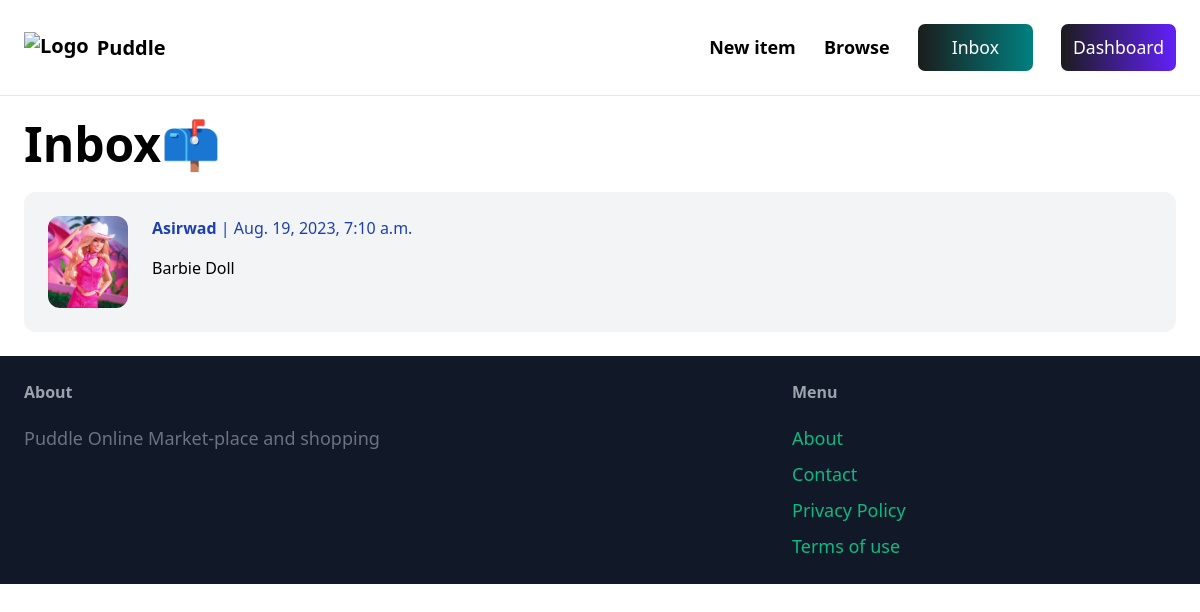
The page /inbox/ (signed in) on the database its author committed.
### conversation/models.py (models this page shows)
class Conversation(models.Model):
    item = models.ForeignKey(Item, related_name='conversations', on_delete=models.CASCADE)
    members = models.ManyToManyField(User, related_name='conversations')
    created_at = models.DateTimeField(auto_now_add=True)
    modified_at = models.DateTimeField(auto_now=True)
    class Meta:
        ordering = ['-created_at',]

### item/models.py (models this page shows, shortened)
class Item(models.Model):
    category = models.ForeignKey(Category, related_name='items', on_delete=models.CASCADE)
    name = models.CharField(max_length=255)
    description = models.TextField(blank=True, null=True)
    price = models.FloatField()
    image = models.ImageField(upload_to='item_images', blank=True, null=True)
    is_sold = models.BooleanField(default=False)
    created_by = models.ForeignKey(User, related_name='items', on_delete=models.CASCADE)
    created_at = models.DateTimeField(auto_now_add=True)

### conversation/views.py (the view)
# urls.py: path('inbox/', include('conversation.urls')),
@login_required
def inbox(request):
    conversations = Conversation.objects.filter(members__in=[request.user.id])
    return render(request, 'conversation/inbox.html',{
        'conversations': conversations,
    })

### conversation/templates/conversation/inbox.html (shortened to what this page needs)
{% extends 'core/base.html' %}
{% load static %}
{% block content %}
<html>
    <head>
        <link rel="stylesheet" type="text/css" href="{% static 'css/inbox.css' %}">
    </head>
    <body>
        <h1 class="mb-6 text-5xl font-semibold">Inbox📫</h1>
        {% for i in conversations %}
            <a href="{% url 'conversation:message_detail' i.id %}">
                <div class="p-6 flex bg-gray-100 rounded-xl">
                    <div class="pr-6">
                        <img src="{{ i.item.image.url }}" class="w-20 rounded-xl">
                    </div>
                    <div>
                        {% for member in i.members.all %}
                            {% if member != request.user %}
                                <p class="mb-4 text-blue-800">
                                    <strong>{{ member.username }}</strong> |
                                    {{ i.modified_at }}
                                </p>
                                <p>{{ i.item.name }}</p>
                            {% endif %}
                        {% endfor %}
                    </div>
                </div>
            </a>
        {% endfor %}
    </body>
</html>
{% endblock %}

### rows shown on the page
Conversation: item.image (picture), modified_at "Aug. 19, 2023, 7:10 a.m.", item.name "Barbie Doll"

### other values the page prints
{{ member.username }} "Asirwad"
